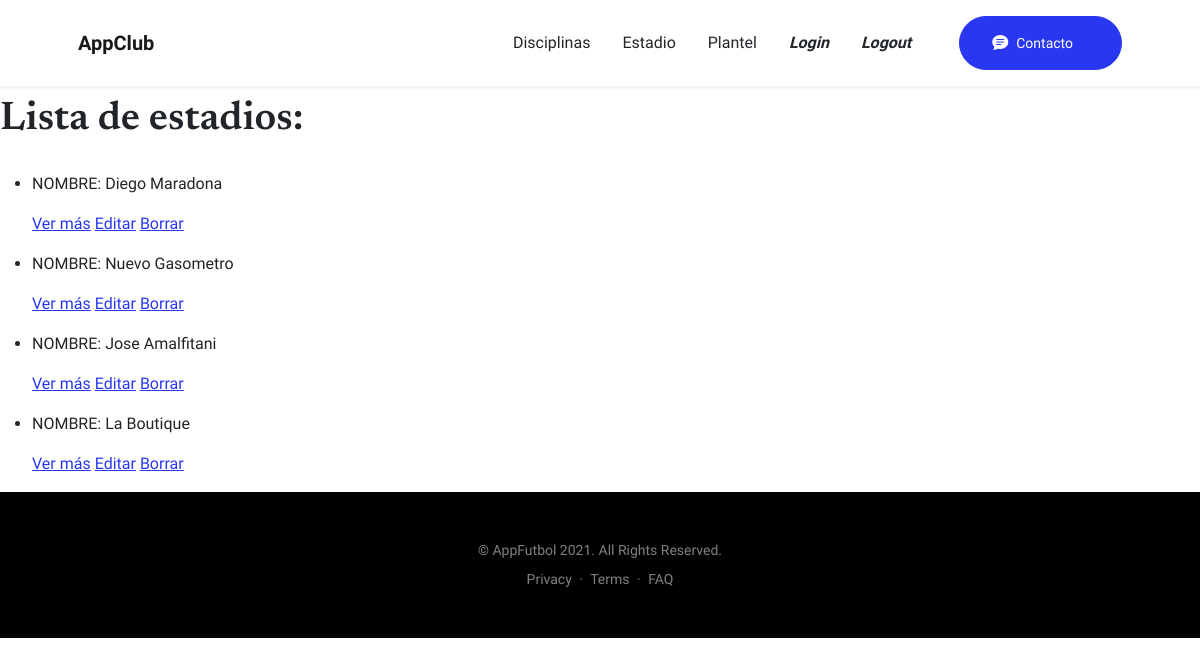
The page /AppClub/estadio/list (signed in) on the database as committed earlier.
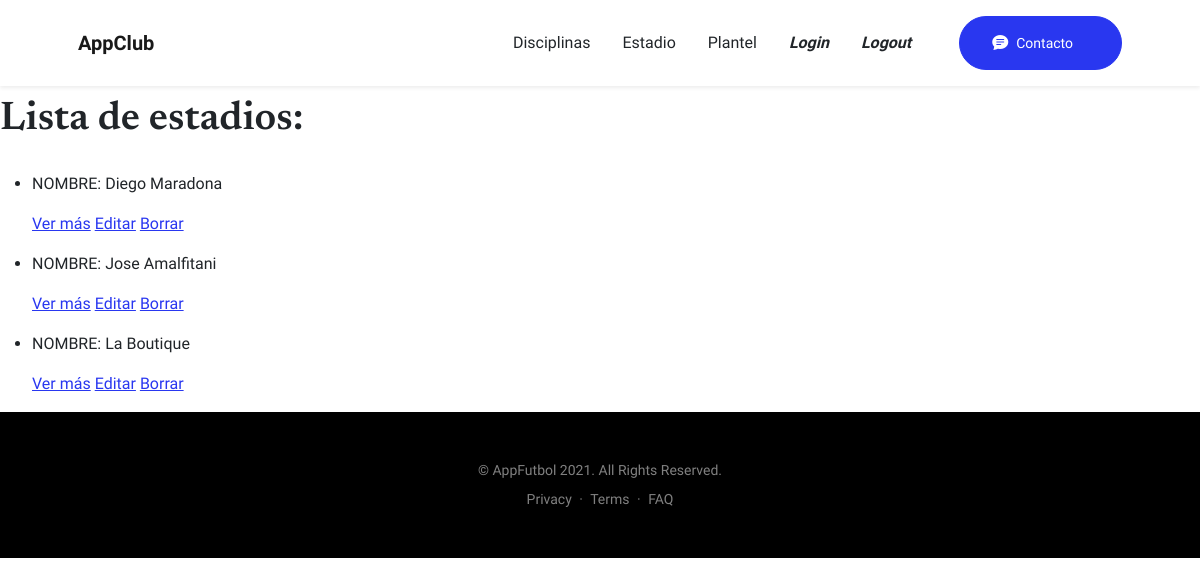
The same page on the database as committed later.
### AppClub/models.py (models this page shows, shortened)
class Estadio(models.Model):
    nombre = models.CharField(max_length=40)
    direccion = models.CharField(max_length=40)
    anioFund = models.DateField()

### AppClub/views.py (the view)
# urls.py: path('estadio/list', views.EstadioList.as_view(), name='List'),
class EstadioList(LoginRequiredMixin, ListView):
    model = Estadio
    template_name = "AppClub/estadios_list.html"

### AppClub/templates/AppClub/estadios_list.html
{% extends "AppClub/base.html" %}
{% load static %}
        {% block contenidoVariable %}
        <h1 class="mb-1">Lista de estadios:</h1> <br>
          <ul>
            {% for estadio in object_list %}
            <li>
              <p>NOMBRE: {{ estadio.nombre}}</p>
              <p>
              <a href="{% url 'Detail' estadio.id %}">Ver más</a>
              <a href="{% url 'Edit' estadio.id %}">Editar</a>
              <a href="{% url 'Delete' estadio.id %}">Borrar</a>
            </p>
            </li>
            {% endfor %}
          </ul>
        {% endblock %}

Rows that differ between the two databases and show on the page:
removed Estadio: nombre "Nuevo Gasometro"
